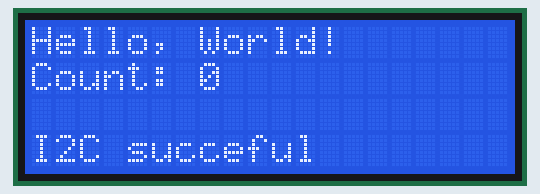
Bench run of a sketch on a simulated Arduino Uno, built with avr-gcc and run on an emulated ATmega328P. On the bench: 20×4 character LCD. What the sketch prints to the serial monitor is not drawn.

Above: at 0.1 s.
At 4.2 s:
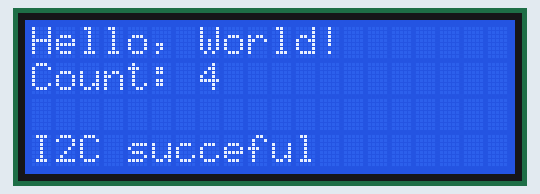
At 11.4 s:
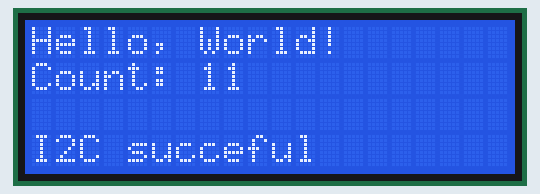
At 18.6 s:
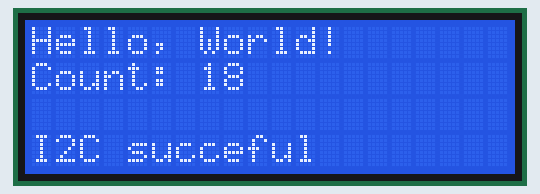
At 26.8 s:
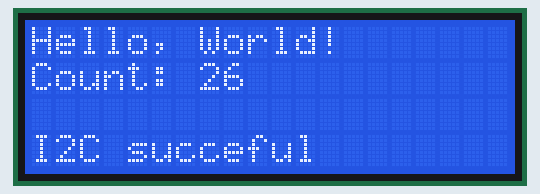
At 38.1 s:
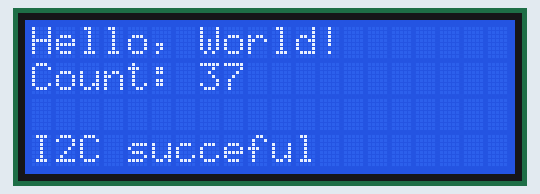

The sketch:

LCD_I2C.ino
```cpp
#include <Wire.h>                   // Include the Wire library for I2C
#include <LiquidCrystal_I2C.h>      // Include the LiquidCrystal_I2C library

// Set the I2C address (change 0x27 if necessary) and specify the dimensions (16x2 or 20x4)
LiquidCrystal_I2C lcd(0x27, 20, 4); // Change to 20, 4 if you're using a 20x4 LCD

void setup() {
  Serial.begin(9600);              // Start serial communication for debugging
  lcd.init();                       // Initialize the LCD
  lcd.backlight();                 // Turn on the backlight

  // Check if the LCD is initialized properly
  Serial.println("LCD Initialized Successfully!");

  lcd.setCursor(0, 0);             // Set cursor to first row, first column
  lcd.print("Hello, World!");      // Print message on the first row

  lcd.setCursor(0,3);
  lcd.print("I2C succeful ");      // Print message on the first row

}

void loop() {
  // Update the second row with a counter
  static int counter = 0;          // Static variable to hold the counter
  lcd.setCursor(0, 1);             // Set cursor to second row, first column
  lcd.print("Count: ");             // Print label for count
  lcd.print(counter);               // Print the current count

  delay(1000);                     // Wait for 1 second
  counter++;                       // Increment the counter

  // Clear the second row before printing the new count
  lcd.setCursor(0, 1);
  lcd.print("                ");   // Clear the second row
}
```

Measured:
- what the display in image 1 shows lasts 1.0 s, from 4.2 s to 5.2 s
